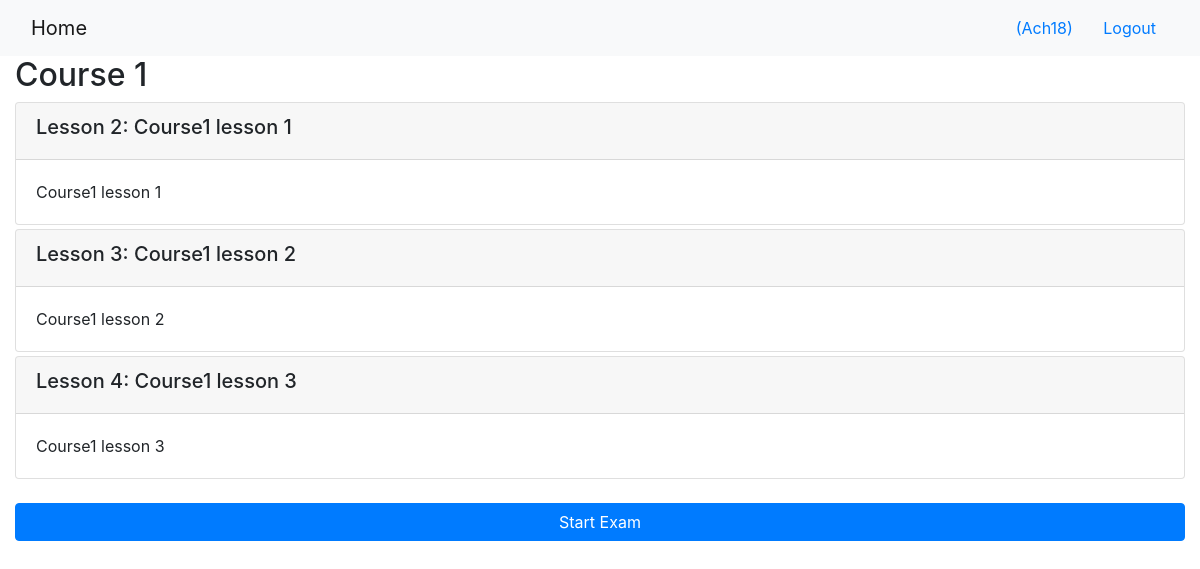
/onlinecourse/1/ (signed in), run on the app's committed database.
### onlinecourse/models.py (models this page shows, shortened)
class Course(models.Model):
    name = models.CharField(null=False, max_length=30, default='online course')
    image = models.ImageField(upload_to='course_images/')
    description = models.CharField(max_length=1000)
    pub_date = models.DateField(null=True)
    instructors = models.ManyToManyField(Instructor)
    users = models.ManyToManyField(settings.AUTH_USER_MODEL, through='Enrollment')
    total_enrollment = models.IntegerField(default=0)
    is_enrolled = False

class Lesson(models.Model):
    title = models.CharField(max_length=200, default="title")
    order = models.IntegerField(default=0)
    course = models.ForeignKey(Course, on_delete=models.CASCADE)
    content = models.TextField()

### onlinecourse/views.py (the view)
# urls.py: path('<int:pk>/', views.CourseDetailView.as_view(), name='course_details'),
class CourseDetailView(generic.DetailView):
    model = Course
    template_name = 'onlinecourse/course_detail_bootstrap.html'

### onlinecourse/templates/onlinecourse/course_detail_bootstrap.html (shortened to what this page needs)
<!DOCTYPE html>
<html lang="en">
<head>
     {% load static %}
    <link rel="stylesheet" href="https://maxcdn.bootstrapcdn.com/bootstrap/4.5.2/css/bootstrap.min.css">
</head>
<body>
    <nav class="navbar navbar-light bg-light">
        <div class="container-fluid">
            <div class="navbar-header">
                  <a class="navbar-brand" href="{% url 'onlinecourse:index' %}">Home</a>
            </div>
            <ul class="nav navbar-nav navbar-right">
                {% if user.is_authenticated %}
                <li>
                    <a class="btn btn-link" href="#">{{ user.first_name }}({{ user.username }})</a>
                    <a class="btn btn-link" href="{% url 'onlinecourse:logout' %}">Logout</a>
                </li>
                {% endif %}
            </ul>
        </div>
    </nav>
    <div class="container-fluid">
        <h2>{{ course.name }}</h2>
        <div class="card-columns-vertical">
            {% for lesson in course.lesson_set.all %}
                <div class="card mt-1">
                    <div class="card-header"><h5>Lesson {{lesson.order|add:1}}: {{lesson.title}}</h5></div>
                    <div class="card-body">{{lesson.content}}</div>
                </div>
                {% endfor %}
            </div>
            {% if user.is_authenticated %}
        <button class="btn btn-primary btn-block" data-toggle="collapse" data-target="#exam">Start Exam</button>
        {% endif %}
</div>
</body>
</html>

### data on the page
Course: name "Course 1"
Lesson: order|add "2", title "Course1 lesson 1", content "Course1 lesson 1"
Lesson: order|add "3", title "Course1 lesson 2", content "Course1 lesson 2"
Lesson: order|add "4", title "Course1 lesson 3", content "Course1 lesson 3"

### other printed values
{{ user.username }} "Ach18"
